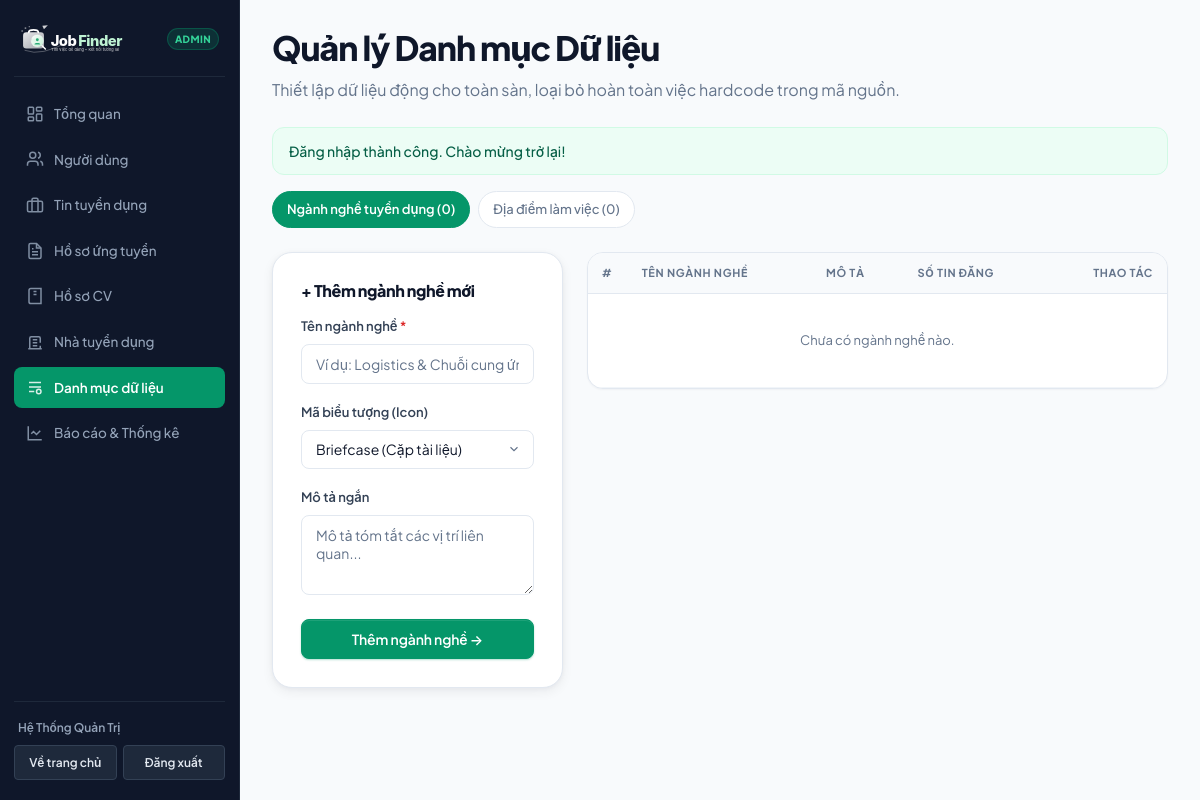
Before: /admin/categories.php (signed in) with the older database file.
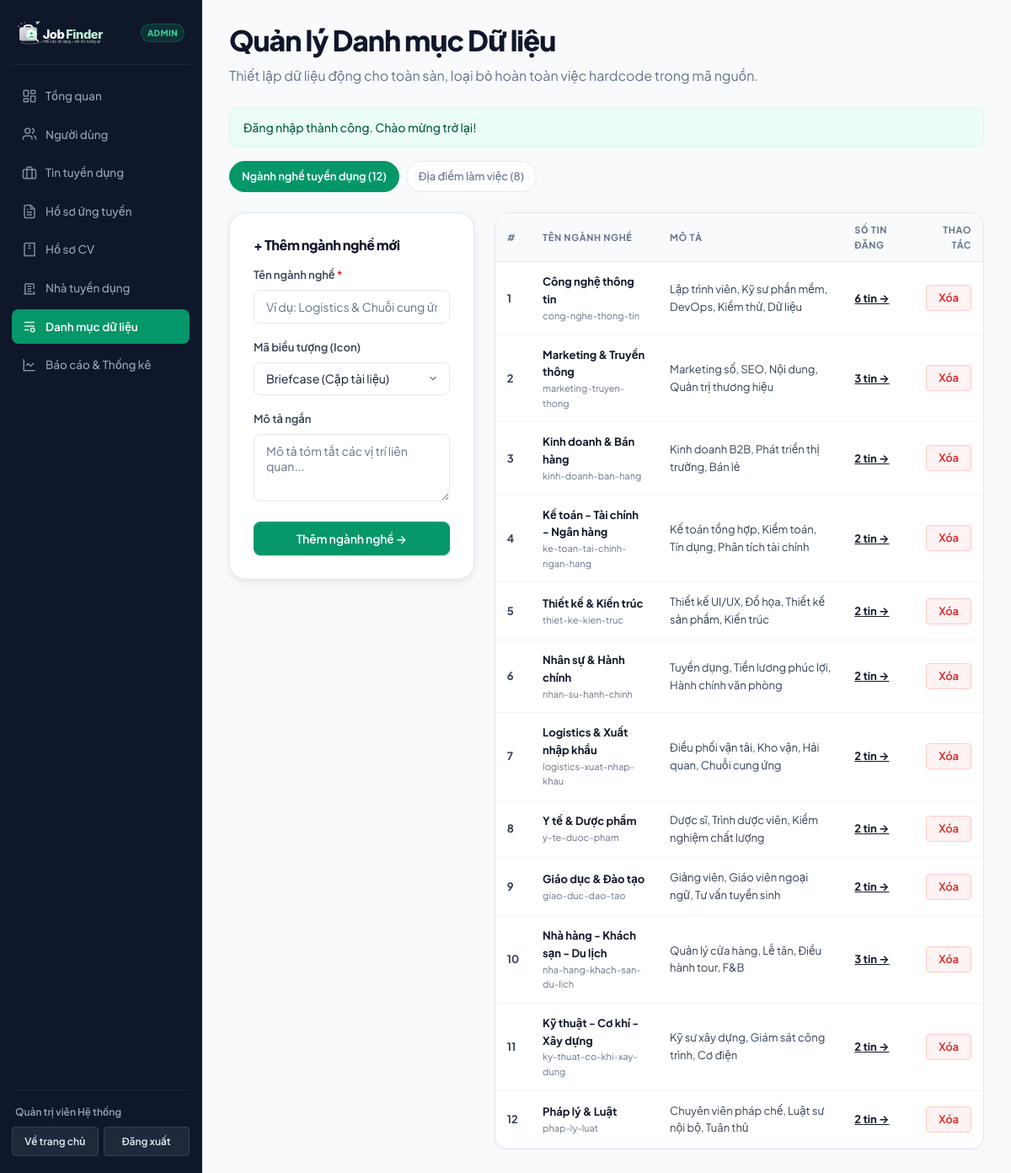
After: the same page with the newer database file.
### tables this page shows
CREATE TABLE `categories` (
  `id` INT AUTO_INCREMENT PRIMARY KEY,
  `name` VARCHAR(100) NOT NULL UNIQUE,
  `slug` VARCHAR(120) NOT NULL UNIQUE,
  `icon` VARCHAR(50) NULL DEFAULT 'briefcase',
  `description` VARCHAR(255) NULL,
  `is_active` TINYINT(1) NOT NULL DEFAULT 1,
  `created_at` TIMESTAMP DEFAULT CURRENT_TIMESTAMP
);

### admin/categories.php (the view, shortened to what the changed rows need)
<?php
require_once '../config/database.php';
$tab = $_GET['tab'] ?? 'categories';
$categories = [];
$locations = [];
try {
    $categories = $pdo->query("SELECT c.*, (SELECT COUNT(*) FROM jobs WHERE category = c.name) as job_count FROM categories c ORDER BY c.id ASC")->fetchAll(PDO::FETCH_ASSOC);
} catch (PDOException $e) {}
try {
    $locations = $pdo->query("SELECT l.*, (SELECT COUNT(*) FROM jobs WHERE location = l.name) as job_count FROM locations l ORDER BY l.id ASC")->fetchAll(PDO::FETCH_ASSOC);
} catch (PDOException $e) {}
?>
<!DOCTYPE html>
<html lang="vi">
<head>
    <link rel="stylesheet" href="../assets/css/style.css?v=<?= time() ?>">
</head>
<body>
<div class="portal-layout">
    <?php include '../includes/admin-sidebar.php'; ?>
    <main class="portal-main">
        <div class="section-header" style="margin-bottom:24px;">
            <div>
                <h1 class="section-title">Quản lý Danh mục Dữ liệu</h1>
            </div>
        </div>
        <div class="category-pills" style="margin-bottom:24px;">
            <a href="categories.php?tab=categories" class="category-pill <?= ($tab === 'categories') ? 'active' : '' ?>">
                Ngành nghề tuyển dụng (<?= count($categories) ?>)
            </a>
            <a href="categories.php?tab=locations" class="category-pill <?= ($tab === 'locations') ? 'active' : '' ?>">
                Địa điểm làm việc (<?= count($locations) ?>)
            </a>
        </div>
        <?php if ($tab === 'categories'): ?>
            <div style="display:grid; grid-template-columns: 1fr 2fr; gap:24px; align-items:start;">
                <div class="table-card">
                    <div class="table-responsive">
                        <table class="data-table">
                            <thead>
                                <tr>
                                    <th style="width:40px;">#</th>
                                    <th>Tên ngành nghề</th>
                                    <th>Mô tả</th>
                                    <th>Số tin đăng</th>
                                    <th style="text-align:right;">Thao tác</th>
                                </tr>
                            </thead>
                            <tbody>
                                <?php if (!empty($categories)): ?>
                                    <?php foreach ($categories as $i => $cat): ?>
                                        <tr>
                                            <td class="text-muted" style="font-weight:700;"><?= $i + 1 ?></td>
                                            <td>
                                                <div style="font-weight:700; color:var(--ink);"><?= htmlspecialchars($cat['name']) ?></div>
                                                <div style="font-size:11px; color:var(--muted);"><?= htmlspecialchars($cat['slug']) ?></div>
                                            </td>
                                            <td class="text-muted text-sm">
                                                <?= htmlspecialchars($cat['description'] ?: '—') ?>
                                            </td>
                                            <td>
                                                <a href="jobs.php?category=<?= urlencode($cat['name']) ?>" style="font-weight:700; color:var(--ink); text-decoration:underline;">
                                                    <?= (int)$cat['job_count'] ?> tin →
                                                </a>
                                            </td>
                                            <td style="text-align:right;">
                                                <form method="POST" style="display:inline;" onsubmit="return confirm('Bạn có chắc chắn muốn xóa ngành nghề này?');">
                                                    <button type="submit" class="btn btn-danger btn-sm">Xóa</button>
                                                </form>
                                            </td>
                                        </tr>
                                    <?php endforeach; ?>
                                <?php else: ?>
                                    <tr><td colspan="5" style="text-align:center; padding:36px; color:var(--muted);">Chưa có ngành nghề nào.</td></tr>
                                <?php endif; ?>
                            </tbody>
                        </table>
                    </div>
                </div>
            </div>
        <?php endif; ?>
    </main>
</div>
</body>
</html>

### includes/admin-sidebar.php (shortened to what the changed rows need)
<aside class="admin-sidebar">
  <div class="admin-sidebar__footer">
    <div class="sidebar-footer-user"><?= htmlspecialchars($_SESSION['user_name'] ?? 'Quản trị viên') ?></div>
    <div class="sidebar-footer-actions">
      <a href="../index.php" class="sidebar-footer-btn">Về trang chủ</a>
      <a href="../logout.php" class="sidebar-footer-btn sidebar-footer-btn--danger">Đăng xuất</a>
    </div>
  </div>
</aside>

Changed rows visible on the page:
added categories: name "Công nghệ thông tin", slug "cong-nghe-thong-tin", description "Lập trình viên, Kỹ sư phần mềm, DevOps, Kiểm thử, Dữ liệu", job_count "6"
added categories: name "Marketing & Truyền thông", slug "marketing-truyen-thong", description "Marketing số, SEO, Nội dung, Quản trị thương hiệu", job_count "3"
added categories: name "Kinh doanh & Bán hàng", slug "kinh-doanh-ban-hang", description "Kinh doanh B2B, Phát triển thị trường, Bán lẻ", job_count "2"
added categories: name "Kế toán - Tài chính - Ngân hàng", slug "ke-toan-tai-chinh-ngan-hang", description "Kế toán tổng hợp, Kiểm toán, Tín dụng, Phân tích tài chính", job_count "2"
added categories: name "Thiết kế & Kiến trúc", slug "thiet-ke-kien-truc", description "Thiết kế UI/UX, Đồ họa, Thiết kế sản phẩm, Kiến trúc", job_count "2"
added categories: name "Nhân sự & Hành chính", slug "nhan-su-hanh-chinh", description "Tuyển dụng, Tiền lương phúc lợi, Hành chính văn phòng", job_count "2"
added categories: name "Logistics & Xuất nhập khẩu", slug "logistics-xuat-nhap-khau", description "Điều phối vận tải, Kho vận, Hải quan, Chuỗi cung ứng", job_count "2"
added categories: name "Y tế & Dược phẩm", slug "y-te-duoc-pham", description "Dược sĩ, Trình dược viên, Kiểm nghiệm chất lượng", job_count "2"
added categories: name "Giáo dục & Đào tạo", slug "giao-duc-dao-tao", description "Giảng viên, Giáo viên ngoại ngữ, Tư vấn tuyển sinh", job_count "2"
added categories: name "Nhà hàng - Khách sạn - Du lịch", slug "nha-hang-khach-san-du-lich", description "Quản lý cửa hàng, Lễ tân, Điều hành tour, F&B", job_count "3"
added categories: name "Kỹ thuật - Cơ khí - Xây dựng", slug "ky-thuat-co-khi-xay-dung", description "Kỹ sư xây dựng, Giám sát công trình, Cơ điện", job_count "2"
added categories: name "Pháp lý & Luật", slug "phap-ly-luat", description "Chuyên viên pháp chế, Luật sư nội bộ, Tuân thủ", job_count "2"
Other visible differences:
$_SESSION['user_name']: "Hệ Thống Quản Trị" → "Quản trị viên Hệ thống"
count($categories): "0" → "12"
count($locations): "0" → "8"
text no longer shown: "Chưa có ngành nghề nào."
